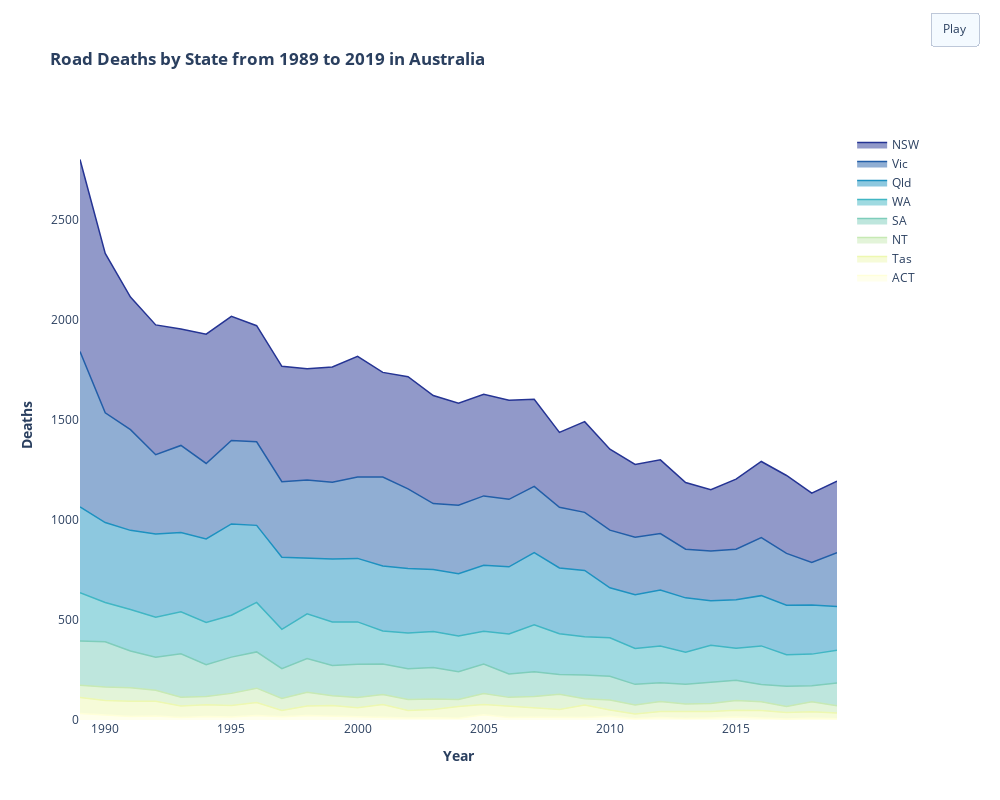

Source (notebook cell):
### Code cell
import plotly.express as px
import pandas as pd
import plotly.graph_objects as go # https://plotly.com/python/legend/
# import collections

# ======================animated line chart======================
# create a list with all states name
states_total = {}
for states in data["State"]:
    if states not in states_total:
        states_total[states] = 1
    else:
        states_total[states] += 1
states_list = sorted(states_total.keys(), key=lambda k: states_total[k])


# from the cvsdata reanage
def get_cvsdata(name_list, cvs_data):
    traceCVS_list = []
    for states in name_list:
        traceCVS_list.append(cvs_data[cvs_data['state'].isin([states])])
    return  traceCVS_list
traceCVS_list = get_cvsdata(states_list, cvs_data)


def get_traceScatter(traceCVS_list, y_name, x_name, name_list, color_list):
    traceScatter_list=[]
    index_color = 0;
    for trace,state in zip(traceCVS_list, name_list):
        traceScatter_list.append(go.Scatter(
            x=trace[x_name][0:],
            y=trace[y_name][0:],
            mode='lines',
            name=state,  
            line=dict(width=1.5, color=color_list[index_color]), #change the color 'color = color in the color list'
            stackgroup='one'
        
        ))
        index_color += 1
    return  traceScatter_list


# from the cvsdata -> frames data
year_range = 30
frames = [dict(data = [
    dict(type='scatter', x=trace['year'][k:],y=trace['number'][k:])
    for trace in traceCVS_list],
    traces=[i for i in range(len(states_list))],
)for k in range(year_range, -1, -1)]


# set the plot layout
layout = go.Layout(
                width=1000,
                height=800,
                title="<b>Road Deaths by State from 1989 to 2019 in Australia<b>",
                xaxis_title="<b>Year</b>",
                yaxis_title="<b>Deaths<b>",
                plot_bgcolor= 'white',
                showlegend=True,
                hovermode='x unified',
                updatemenus=[
                    dict(
                        type='buttons', 
                        showactive=True,
                        y=1.2,
                        x=1.2,
                        xanchor='right',
                        yanchor='top',
                        pad=dict(t=0, r=10),
                        buttons=[dict(label='Play',
                        method='animate',
                        args=[
                            None, 
                            dict(frame=dict(duration=200, 
                                redraw=False),
                                transition=dict(duration=0),
                                fromcurrent=True,
                                mode='immediate')]
                        )]
                    )
                ]
            )

# create a color list which must have 8 different colors

color_list = ['#ffffd9','#edf8b1','#c7e9b4','#7fcdbb','#41b6c4','#1d91c0','#225ea8','#253494']
traceScatter_list = get_traceScatter(traceCVS_list, 'number', 'year', states_list, color_list)

fig = go.Figure(data=traceScatter_list, frames=frames, layout=layout)
fig.show()

### Figure 1 — Plotly figure (JSON) as saved in the notebook; plotly's stock layout.template omitted (floating-point values rounded to 4 significant figures)
{"data": [{"line": {"color": "#ffffd9", "width": 1.5}, "mode": "lines", "name": "ACT", "stackgroup": "one", "type": "scatter", "x": ["2019", "2018", "2017", "2016", "2015", "2014", "2013", "2012", "2011", "2010", "2009", "2008", "2007", "2006", "2005", "2004", "2003", "2002", "2001", "2000", "1999", "1998", "1997", "1996", "1995", "1994", "1993", "1992", "1991", "1990", "1989"], "y": [6, 9, 5, 10, 15, 10, 7, 12, 6, 19, 12, 14, 14, 13, 26, 9, 11, 10, 16, 18, 19, 22, 16, 23, 15, 17, 12, 20, 17, 26, 32]}, {"line": {"color": "#edf8b1", "width": 1.5}, "mode": "lines", "name": "Tas", "stackgroup": "one", "type": "scatter", "x": ["2019", "2018", "2017", "2016", "2015", "2014", "2013", "2012", "2011", "2010", "2009", "2008", "2007", "2006", "2005", "2004", "2003", "2002", "2001", "2000", "1999", "1998", "1997", "1996", "1995", "1994", "1993", "1992", "1991", "1990", "1989"], "y": [29, 32, 32, 37, 34, 33, 36, 31, 24, 31, 63, 39, 45, 55, 51, 58, 41, 37, 61, 43, 53, 48, 32, 64, 57, 59, 58, 74, 77, 71, 80]}, {"line": {"color": "#c7e9b4", "width": 1.5}, "mode": "lines", "name": "NT", "stackgroup": "one", "type": "scatter", "x": ["2019", "2018", "2017", "2016", "2015", "2014", "2013", "2012", "2011", "2010", "2009", "2008", "2007", "2006", "2005", "2004", "2003", "2002", "2001", "2000", "1999", "1998", "1997", "1996", "1995", "1994", "1993", "1992", "1991", "1990", "1989"], "y": [36, 50, 31, 44, 48, 39, 37, 49, 45, 50, 31, 75, 58, 45, 55, 35, 53, 55, 50, 51, 49, 69, 60, 72, 61, 41, 44, 54, 67, 68, 61]}, {"line": {"color": "#7fcdbb", "width": 1.5}, "mode": "lines", "name": "SA", "stackgroup": "one", "type": "scatter", "x": ["2019", "2018", "2017", "2016", "2015", "2014", "2013", "2012", "2011", "2010", "2009", "2008", "2007", "2006", "2005", "2004", "2003", "2002", "2001", "2000", "1999", "1998", "1997", "1996", "1995", "1994", "1993", "1992", "1991", "1990", "1989"], "y": [114, 80, 100, 86, 102, 108, 98, 94, 103, 118, 119, 99, 124, 117, 148, 139, 157, 154, 153, 166, 151, 168, 148, 181, 181, 159, 217, 165, 184, 226, 221]}, {"line": {"color": "#41b6c4", "width": 1.5}, "mode": "lines", "name": "WA", "stackgroup": "one", "type": "scatter", "x": ["2019", "2018", "2017", "2016", "2015", "2014", "2013", "2012", "2011", "2010", "2009", "2008", "2007", "2006", "2005", "2004", "2003", "2002", "2001", "2000", "1999", "1998", "1997", "1996", "1995", "1994", "1993", "1992", "1991", "1990", "1989"], "y": [163, 158, 158, 193, 159, 183, 161, 183, 179, 193, 191, 204, 235, 200, 163, 178, 180, 179, 165, 212, 218, 223, 197, 247, 209, 211, 209, 200, 207, 196, 242]}, {"line": {"color": "#1d91c0", "width": 1.5}, "mode": "lines", "name": "Qld", "stackgroup": "one", "type": "scatter", "x": ["2019", "2018", "2017", "2016", "2015", "2014", "2013", "2012", "2011", "2010", "2009", "2008", "2007", "2006", "2005", "2004", "2003", "2002", "2001", "2000", "1999", "1998", "1997", "1996", "1995", "1994", "1993", "1992", "1991", "1990", "1989"], "y": [219, 245, 247, 251, 243, 223, 271, 280, 269, 249, 331, 328, 360, 335, 330, 311, 309, 322, 324, 317, 314, 279, 360, 385, 456, 417, 396, 416, 395, 399, 428]}, {"line": {"color": "#225ea8", "width": 1.5}, "mode": "lines", "name": "Vic", "stackgroup": "one", "type": "scatter", "x": ["2019", "2018", "2017", "2016", "2015", "2014", "2013", "2012", "2011", "2010", "2009", "2008", "2007", "2006", "2005", "2004", "2003", "2002", "2001", "2000", "1999", "1998", "1997", "1996", "1995", "1994", "1993", "1992", "1991", "1990", "1989"], "y": [269, 213, 259, 290, 252, 248, 243, 282, 287, 288, 290, 303, 331, 337, 346, 343, 330, 397, 444, 407, 383, 390, 377, 417, 417, 377, 435, 396, 503, 548, 776]}, {"line": {"color": "#253494", "width": 1.5}, "mode": "lines", "name": "NSW", "stackgroup": "one", "type": "scatter", "x": ["2019", "2018", "2017", "2016", "2015", "2014", "2013", "2012", "2011", "2010", "2009", "2008", "2007", "2006", "2005", "2004", "2003", "2002", "2001", "2000", "1999", "1998", "1997", "1996", "1995", "1994", "1993", "1992", "1991", "1990", "1989"], "y": [357, 346, 389, 380, 350, 306, 333, 368, 363, 404, 453, 374, 435, 495, 507, 509, 539, 560, 523, 602, 576, 555, 576, 580, 620, 646, 581, 648, 662, 796, 959]}], "layout": {"height": 800, "hovermode": "x unified", "plot_bgcolor": "white", "showlegend": true, "title": {"text": "<b>Road Deaths by State from 1989 to 2019 in Australia<b>"}, "updatemenus": [{"buttons": [{"args": [null, {"frame": {"duration": 200, "redraw": false}, "fromcurrent": true, "mode": "immediate", "transition": {"duration": 0}}], "label": "Play", "method": "animate"}], "pad": {"r": 10, "t": 0}, "showactive": true, "type": "buttons", "x": 1.2, "xanchor": "right", "y": 1.2, "yanchor": "top"}], "width": 1000, "xaxis": {"title": {"text": "<b>Year</b>"}}, "yaxis": {"title": {"text": "<b>Deaths<b>"}}}}
